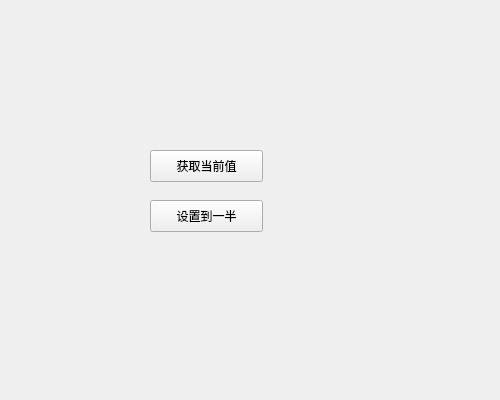
<?xml version="1.0" encoding="UTF-8"?>
<ui version="4.0">
 <class>Widget</class>
 <widget class="QWidget" name="Widget">
  <property name="geometry">
   <rect>
    <x>0</x>
    <y>0</y>
    <width>500</width>
    <height>400</height>
   </rect>
  </property>
  <property name="windowTitle">
   <string>Widget</string>
  </property>
  <widget class="MyWidget" name="myWidget" native="true">
   <property name="geometry">
    <rect>
     <x>60</x>
     <y>60</y>
     <width>311</width>
     <height>51</height>
    </rect>
   </property>
   <property name="sizePolicy">
    <sizepolicy hsizetype="Preferred" vsizetype="Preferred">
     <horstretch>0</horstretch>
     <verstretch>0</verstretch>
    </sizepolicy>
   </property>
   <property name="styleSheet">
    <string notr="true"/>
   </property>
  </widget>
  <widget class="QPushButton" name="getValBtn">
   <property name="geometry">
    <rect>
     <x>150</x>
     <y>150</y>
     <width>113</width>
     <height>32</height>
    </rect>
   </property>
   <property name="text">
    <string>获取当前值</string>
   </property>
  </widget>
  <widget class="QPushButton" name="setValBtn">
   <property name="geometry">
    <rect>
     <x>150</x>
     <y>200</y>
     <width>113</width>
     <height>32</height>
    </rect>
   </property>
   <property name="text">
    <string>设置到一半</string>
   </property>
  </widget>
 </widget>
 <customwidgets>
  <customwidget>
   <class>MyWidget</class>
   <extends>QWidget</extends>
   <header>mywidget.h</header>
   <container>1</container>
  </customwidget>
 </customwidgets>
 <resources/>
 <connections/>
</ui>
